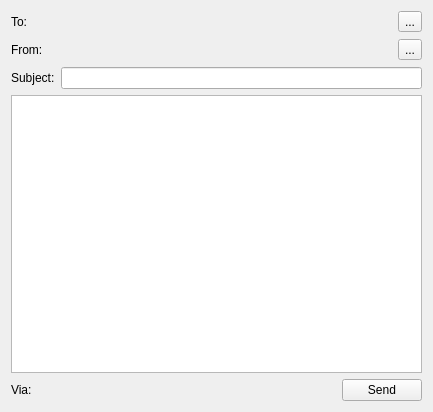
<?xml version="1.0" encoding="UTF-8"?>
<ui version="4.0">
 <class>MTCompose</class>
 <widget class="QWidget" name="MTCompose">
  <property name="geometry">
   <rect>
    <x>0</x>
    <y>0</y>
    <width>433</width>
    <height>412</height>
   </rect>
  </property>
  <property name="windowTitle">
   <string>Dialog</string>
  </property>
  <layout class="QGridLayout" name="gridLayout">
   <item row="0" column="0">
    <widget class="QLabel" name="label">
     <property name="maximumSize">
      <size>
       <width>16777215</width>
       <height>25</height>
      </size>
     </property>
     <property name="text">
      <string>To:</string>
     </property>
    </widget>
   </item>
   <item row="0" column="1" colspan="2">
    <widget class="QPushButton" name="toButton">
     <property name="sizePolicy">
      <sizepolicy hsizetype="Expanding" vsizetype="Fixed">
       <horstretch>0</horstretch>
       <verstretch>0</verstretch>
      </sizepolicy>
     </property>
     <property name="text">
      <string/>
     </property>
     <property name="flat">
      <bool>true</bool>
     </property>
    </widget>
   </item>
   <item row="0" column="3">
    <widget class="QToolButton" name="toolButtonTo">
     <property name="layoutDirection">
      <enum>Qt::RightToLeft</enum>
     </property>
     <property name="text">
      <string>...</string>
     </property>
     <property name="icon">
      <iconset resource="../resource.qrc">
       <normaloff>:/icons/addressbook</normaloff>:/icons/addressbook</iconset>
     </property>
    </widget>
   </item>
   <item row="1" column="0">
    <widget class="QLabel" name="label_2">
     <property name="maximumSize">
      <size>
       <width>16777215</width>
       <height>25</height>
      </size>
     </property>
     <property name="text">
      <string>From:</string>
     </property>
    </widget>
   </item>
   <item row="1" column="1" colspan="2">
    <widget class="QPushButton" name="fromButton">
     <property name="sizePolicy">
      <sizepolicy hsizetype="Expanding" vsizetype="Fixed">
       <horstretch>0</horstretch>
       <verstretch>0</verstretch>
      </sizepolicy>
     </property>
     <property name="text">
      <string/>
     </property>
     <property name="flat">
      <bool>true</bool>
     </property>
    </widget>
   </item>
   <item row="1" column="3">
    <widget class="QToolButton" name="toolButtonFrom">
     <property name="layoutDirection">
      <enum>Qt::RightToLeft</enum>
     </property>
     <property name="text">
      <string>...</string>
     </property>
     <property name="icon">
      <iconset resource="../resource.qrc">
       <normaloff>:/icons/icons/user.png</normaloff>:/icons/icons/user.png</iconset>
     </property>
    </widget>
   </item>
   <item row="2" column="0">
    <widget class="QLabel" name="label_4">
     <property name="maximumSize">
      <size>
       <width>16777215</width>
       <height>25</height>
      </size>
     </property>
     <property name="text">
      <string>Subject:</string>
     </property>
    </widget>
   </item>
   <item row="2" column="1" colspan="3">
    <widget class="QLineEdit" name="subjectEdit"/>
   </item>
   <item row="3" column="0" colspan="4">
    <widget class="QPlainTextEdit" name="contentsEdit"/>
   </item>
   <item row="4" column="0">
    <widget class="QLabel" name="label_3">
     <property name="maximumSize">
      <size>
       <width>50</width>
       <height>25</height>
      </size>
     </property>
     <property name="text">
      <string>Via:</string>
     </property>
    </widget>
   </item>
   <item row="4" column="1">
    <widget class="QPushButton" name="viaButton">
     <property name="sizePolicy">
      <sizepolicy hsizetype="Expanding" vsizetype="Fixed">
       <horstretch>0</horstretch>
       <verstretch>0</verstretch>
      </sizepolicy>
     </property>
     <property name="styleSheet">
      <string notr="true"/>
     </property>
     <property name="text">
      <string/>
     </property>
     <property name="flat">
      <bool>true</bool>
     </property>
    </widget>
   </item>
   <item row="4" column="2" colspan="2">
    <widget class="QPushButton" name="sendButton">
     <property name="maximumSize">
      <size>
       <width>100</width>
       <height>16777215</height>
      </size>
     </property>
     <property name="layoutDirection">
      <enum>Qt::RightToLeft</enum>
     </property>
     <property name="text">
      <string>Send</string>
     </property>
    </widget>
   </item>
  </layout>
 </widget>
 <resources>
  <include location="../resource.qrc"/>
 </resources>
 <connections/>
</ui>
